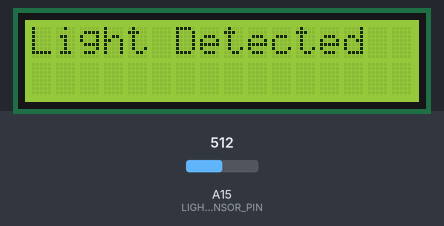
A sketch run on a simulated Arduino Mega 2560, built with avr-gcc and run on an emulated ATmega2560. On the bench: 16×2 character LCD. The test bench sets the inputs (shaded band); at power-on: A15 (LIGHT_SENSOR_PIN) = 512.

Above: at 1.2 s.
1.3 s: A15 (LIGHT_SENSOR_PIN) set to 214
3.3 s: A15 (LIGHT_SENSOR_PIN) set to 189
At 5.3 s:
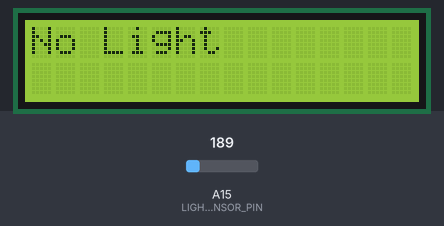
5.6 s: A15 (LIGHT_SENSOR_PIN) set to 210
At 6.7 s:
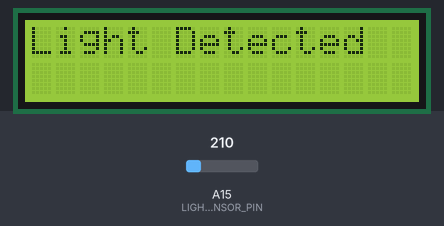
7.6 s: A15 (LIGHT_SENSOR_PIN) set to 190
At 9.3 s:
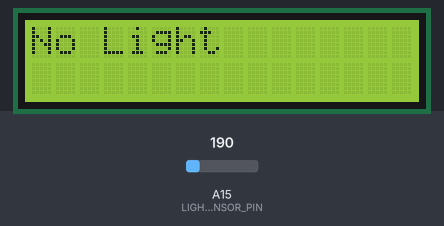
Timing chart, 0 to 10.7 s (numbered marks = the images above; inputs shaded):
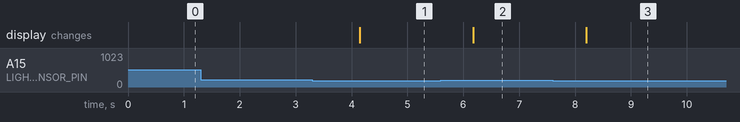

The sketch:

Sketch__6_.ino
```cpp
/*
  Sketch name: Light
  UNED In4Labs - Perception Lab.

  This code demonstrates reading from a light sensor connected to pin A15.
  The sketch checks if the light level crosses a certain threshold and displays
  "Light Detected" or "No Light" on the LCD.

  Circuit:
    - Light sensor connected to A15.
*/

#include <Wire.h>
#include <LiquidCrystal_I2C.h>

#define LIGHT_SENSOR_PIN A15  // define pin for the light sensor
#define LIGHT_THRESHOLD 200  // define the threshold for light detection

// LCD
LiquidCrystal_I2C lcd(0x3F,16,2);  // address, columns, rows

void setup() {
  // Init LCD
  lcd.init();
  lcd.backlight();
  lcd.clear();

  // Initialize the light sensor input pin
  pinMode(LIGHT_SENSOR_PIN, INPUT);
}

void loop() {
  int sensorValue = analogRead(LIGHT_SENSOR_PIN);  // read the light sensor

  // Print the sensor status
  lcd.clear();
  lcd.setCursor(0, 0);
  if (sensorValue > LIGHT_THRESHOLD) {
    lcd.print("Light Detected");
  } else {
    lcd.print("No Light");
  }

  delay(1000);
}
```

Measured:
- the behaviour switches between 201 and 200 on A15 (LIGHT_SENSOR_PIN) (found by bisection; images 0 and 1)
- after the input at 1.3 s, every drawn part: stays the same
- after the input at 3.3 s, the display: changes after 0.85 s (image 1)
- after the input at 5.6 s, the display: changes after 0.57 s (image 2)
- after the input at 7.6 s, the display: changes after 0.60 s (image 3)
